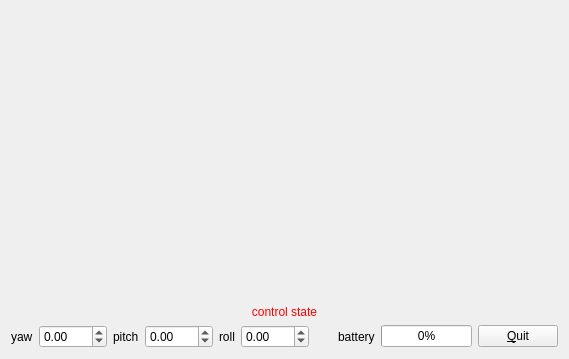
<?xml version="1.0" encoding="UTF-8"?>
<ui version="4.0">
 <class>RDrone</class>
 <widget class="QWidget" name="RDrone">
  <property name="geometry">
   <rect>
    <x>0</x>
    <y>0</y>
    <width>569</width>
    <height>359</height>
   </rect>
  </property>
  <property name="windowTitle">
   <string>Form</string>
  </property>
  <layout class="QVBoxLayout" name="verticalLayout">
   <item>
    <widget class="XvWidget" name="xvwidget" native="true">
     <property name="sizePolicy">
      <sizepolicy hsizetype="Preferred" vsizetype="Expanding">
       <horstretch>0</horstretch>
       <verstretch>1</verstretch>
      </sizepolicy>
     </property>
    </widget>
   </item>
   <item>
    <widget class="QLabel" name="stateLabel">
     <property name="palette">
      <palette>
       <active>
        <colorrole role="WindowText">
         <brush brushstyle="SolidPattern">
          <color alpha="255">
           <red>255</red>
           <green>0</green>
           <blue>0</blue>
          </color>
         </brush>
        </colorrole>
       </active>
       <inactive>
        <colorrole role="WindowText">
         <brush brushstyle="SolidPattern">
          <color alpha="255">
           <red>255</red>
           <green>0</green>
           <blue>0</blue>
          </color>
         </brush>
        </colorrole>
       </inactive>
       <disabled>
        <colorrole role="WindowText">
         <brush brushstyle="SolidPattern">
          <color alpha="255">
           <red>153</red>
           <green>157</green>
           <blue>161</blue>
          </color>
         </brush>
        </colorrole>
       </disabled>
      </palette>
     </property>
     <property name="text">
      <string>control state</string>
     </property>
     <property name="alignment">
      <set>Qt::AlignCenter</set>
     </property>
    </widget>
   </item>
   <item>
    <layout class="QHBoxLayout" name="horizontalLayout_2">
     <item>
      <widget class="QLabel" name="yawLabel">
       <property name="text">
        <string>yaw</string>
       </property>
      </widget>
     </item>
     <item>
      <widget class="QDoubleSpinBox" name="yawSpin">
       <property name="minimum">
        <double>-360.000000000000000</double>
       </property>
       <property name="maximum">
        <double>360.000000000000000</double>
       </property>
      </widget>
     </item>
     <item>
      <widget class="QLabel" name="pitchLabel">
       <property name="text">
        <string>pitch</string>
       </property>
      </widget>
     </item>
     <item>
      <widget class="QDoubleSpinBox" name="pitchSpin">
       <property name="minimum">
        <double>-360.000000000000000</double>
       </property>
       <property name="maximum">
        <double>360.000000000000000</double>
       </property>
      </widget>
     </item>
     <item>
      <widget class="QLabel" name="rollLabel">
       <property name="text">
        <string>roll</string>
       </property>
      </widget>
     </item>
     <item>
      <widget class="QDoubleSpinBox" name="rollSpin">
       <property name="minimum">
        <double>-360.000000000000000</double>
       </property>
       <property name="maximum">
        <double>360.000000000000000</double>
       </property>
      </widget>
     </item>
     <item>
      <spacer name="horizontalSpacer">
       <property name="orientation">
        <enum>Qt::Horizontal</enum>
       </property>
       <property name="sizeHint" stdset="0">
        <size>
         <width>40</width>
         <height>20</height>
        </size>
       </property>
      </spacer>
     </item>
     <item>
      <widget class="QLabel" name="batteryLabel">
       <property name="text">
        <string>battery</string>
       </property>
      </widget>
     </item>
     <item>
      <widget class="QProgressBar" name="batteryBar">
       <property name="value">
        <number>0</number>
       </property>
      </widget>
     </item>
     <item>
      <widget class="QPushButton" name="pushButton">
       <property name="text">
        <string>&amp;Quit</string>
       </property>
      </widget>
     </item>
    </layout>
   </item>
  </layout>
 </widget>
 <customwidgets>
  <customwidget>
   <class>XvWidget</class>
   <extends>QWidget</extends>
   <header>xvwidget.h</header>
   <container>1</container>
  </customwidget>
 </customwidgets>
 <resources/>
 <connections>
  <connection>
   <sender>pushButton</sender>
   <signal>clicked()</signal>
   <receiver>RDrone</receiver>
   <slot>close()</slot>
   <hints>
    <hint type="sourcelabel">
     <x>484</x>
     <y>321</y>
    </hint>
    <hint type="destinationlabel">
     <x>485</x>
     <y>286</y>
    </hint>
   </hints>
  </connection>
 </connections>
</ui>
